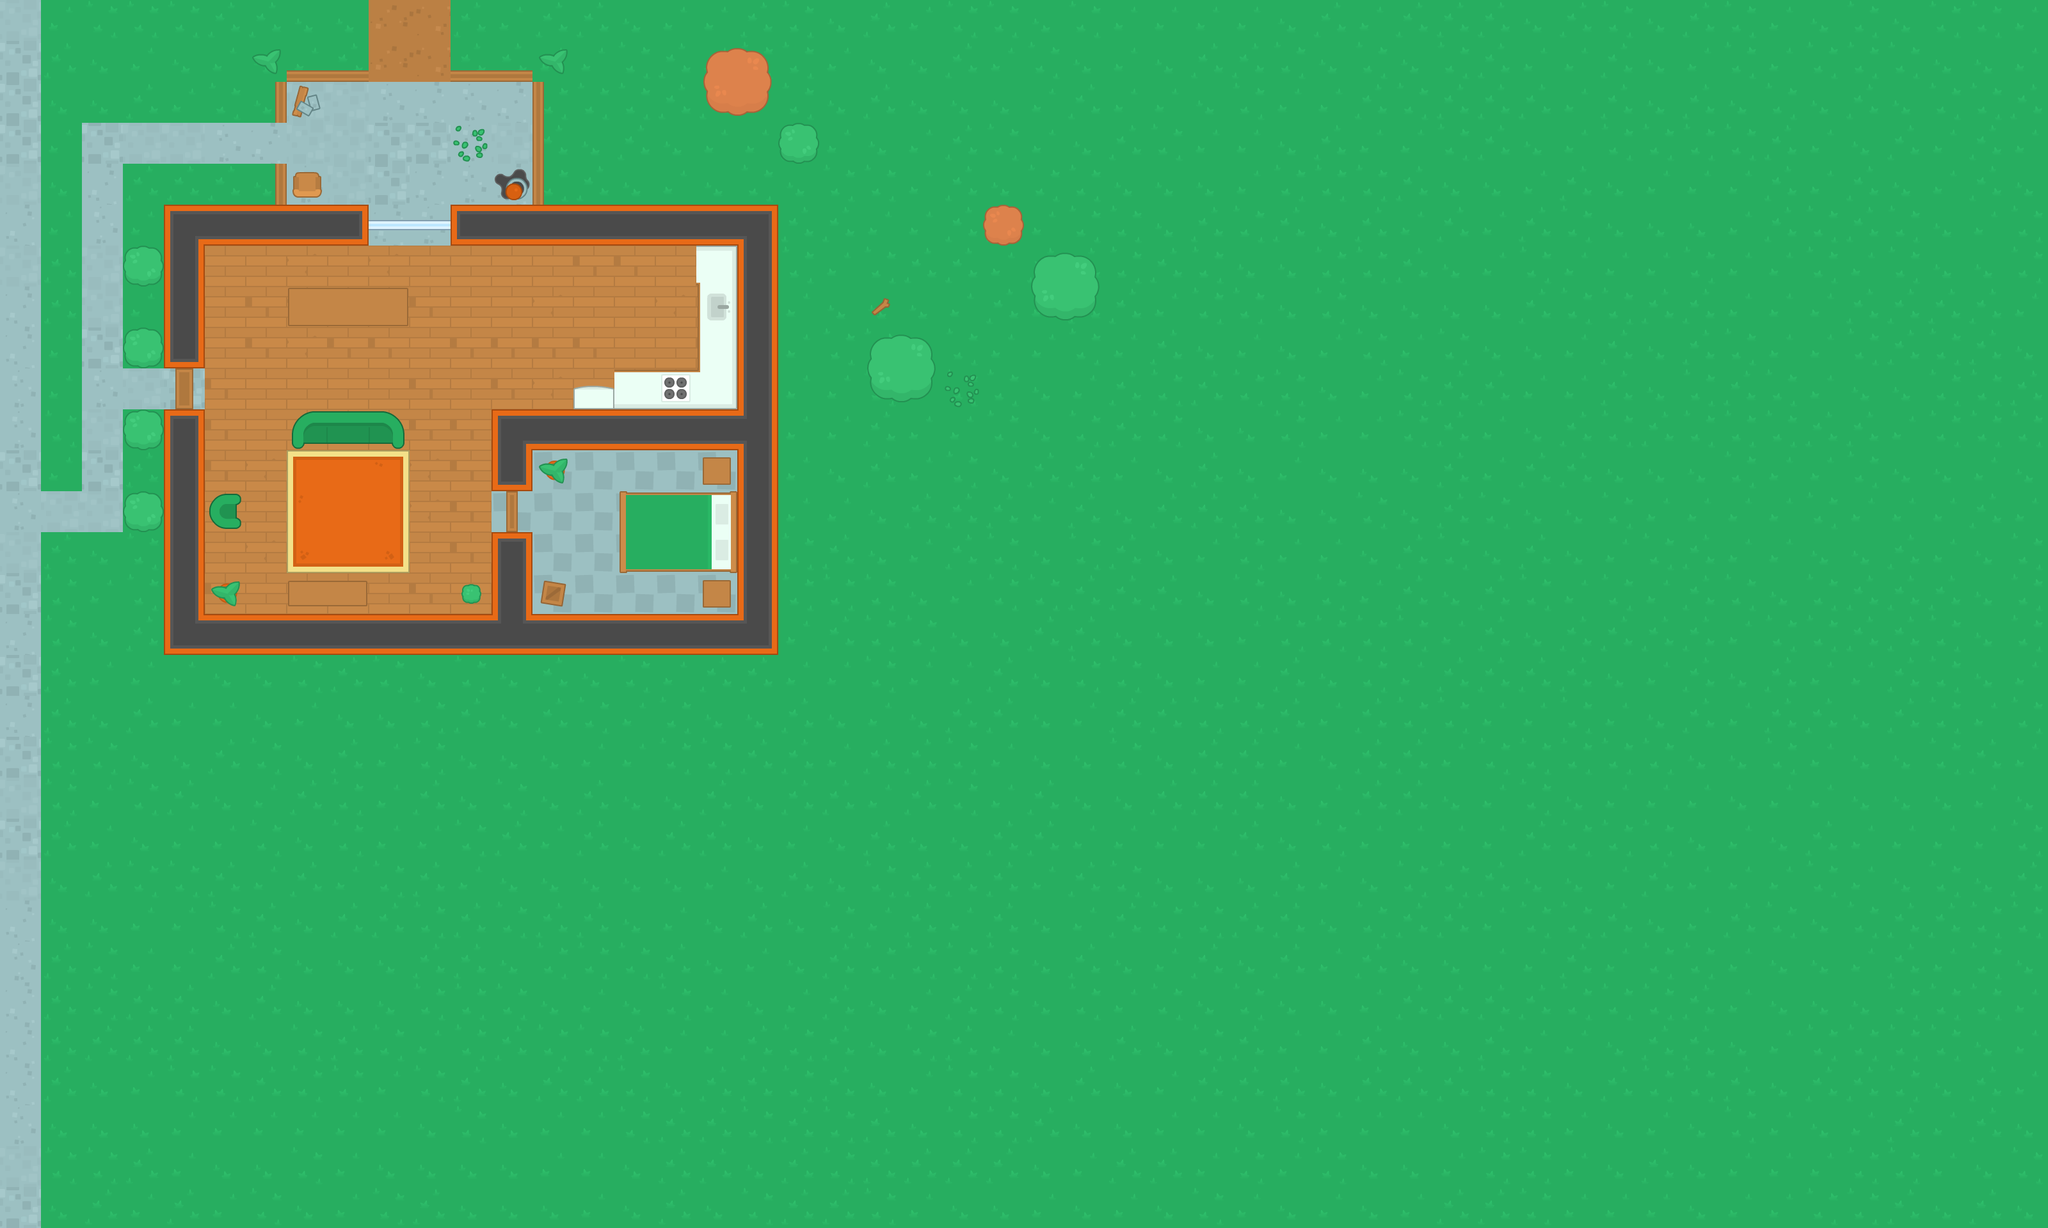

A level layout from a 2D game, rendered from its tile map. Below: a short description, then the map file with tile-grid data replaced by summaries:
An orthogonal 50x30 tile map with 64x64 px tiles, 4 tile layers (Ground, Walls, Decorations, Items) and 48 objects (36x wall, 11x zombie, player).

<map version="1.5" tiledversion="1.6.0" orientation="orthogonal" renderorder="right-down" width="50" height="30" tilewidth="64" tileheight="64" infinite="0" nextlayerid="7" nextobjectid="61">
 <tileset firstgid="1" source="../Kenny Topdown packl.tsx" />
 <layer id="1" name="Ground" width="50" height="30">
  <data>[1500 cells, 1500 non-empty, 23 distinct tile ids]</data>
 </layer>
 <layer id="3" name="Walls" width="50" height="30">
  <data>[1500 cells, 63 non-empty, 15 distinct tile ids]</data>
 </layer>
 <layer id="5" name="Decorations" width="50" height="30">
  <data>[1500 cells, 6 non-empty, 6 distinct tile ids]</data>
 </layer>
 <layer id="4" name="Items" width="50" height="30">
  <data>[1500 cells, 58 non-empty, 43 distinct tile ids]</data>
 </layer>
 <objectgroup id="6" name="Obstacles">
  <object id="1" name="wall" x="256" y="320" width="320" height="65" />
  <object id="12" name="player" x="144" y="208" width="32" height="32" />
  <object id="13" name="wall" x="704" y="320" width="512" height="65" />
  <object id="14" name="wall" x="768" y="640" width="448" height="65" />
  <object id="15" name="wall" x="256" y="959" width="960" height="65" />
  <object id="16" name="wall" x="256" y="640" width="64" height="321" />
  <object id="17" name="wall" x="256" y="384" width="64" height="193" />
  <object id="18" name="wall" x="1088" y="384" width="128" height="256" />
  <object id="19" name="wall" x="1152" y="704" width="64" height="256" />
  <object id="20" name="wall" x="768" y="832" width="64" height="129" />
  <object id="21" name="wall" x="768" y="704" width="64" height="65" />
  <object id="22" name="wall" x="432" y="256" width="16" height="65" />
  <object id="23" name="wall" x="432" y="128" width="16" height="65" />
  <object id="24" name="wall" x="832" y="128" width="16" height="192" />
  <object id="25" name="wall" x="704" y="112" width="128" height="16" />
  <object id="26" name="wall" x="448" y="112" width="128" height="16" />
  <object id="27" name="zombie" x="528" y="208" width="32" height="32" />
  <object id="29" name="zombie" x="912" y="432" width="32" height="32" />
  <object id="30" name="zombie" x="672" y="480" width="32" height="32" />
  <object id="31" name="wall" x="896" y="576" width="192" height="64" />
  <object id="32" name="wall" x="1104" y="704" width="48" height="48" />
  <object id="33" name="wall" x="1104" y="912" width="48" height="48" />
  <object id="34" name="wall" x="848" y="912" width="32" height="32" />
  <object id="35" name="wall" x="848" y="720" width="32" height="32" />
  <object id="36" name="wall" x="336" y="912" width="32" height="32" />
  <object id="37" name="wall" x="448" y="640" width="192" height="64" />
  <object id="38" name="wall" x="320" y="768" width="64" height="64" />
  <object id="39" name="wall" x="208" y="784" width="32" height="32" />
  <object id="40" name="wall" x="208" y="656" width="32" height="32" />
  <object id="41" name="wall" x="208" y="528" width="32" height="32" />
  <object id="42" name="wall" x="208" y="400" width="32" height="32" />
  <object id="43" name="wall" x="1232" y="208" width="32" height="32" />
  <object id="44" name="wall" x="1120" y="96" width="64" height="64" />
  <object id="45" name="wall" x="464" y="272" width="32" height="32" />
  <object id="46" name="wall" x="784" y="272" width="48" height="48" />
  <object id="48" name="wall" x="448" y="912" width="128" height="32" />
  <object id="49" name="wall" x="720" y="912" width="32" height="32" />
  <object id="50" name="wall" x="1552" y="336" width="32" height="32" />
  <object id="51" name="wall" x="1632" y="416" width="64" height="64" />
  <object id="52" name="wall" x="1376" y="544" width="64" height="64" />
  <object id="53" name="zombie" x="1552" y="608" width="32" height="32" />
  <object id="54" name="zombie" x="1680" y="576" width="32" height="32" />
  <object id="55" name="zombie" x="1552" y="720" width="32" height="32" />
  <object id="56" name="zombie" x="1440" y="752" width="32" height="32" />
  <object id="57" name="zombie" x="1328" y="768" width="32" height="32" />
  <object id="58" name="zombie" x="1424" y="880" width="32" height="32" />
  <object id="59" name="zombie" x="1568" y="816" width="32" height="32" />
  <object id="60" name="zombie" x="1696" y="752" width="32" height="32" />
 </objectgroup>
</map>
